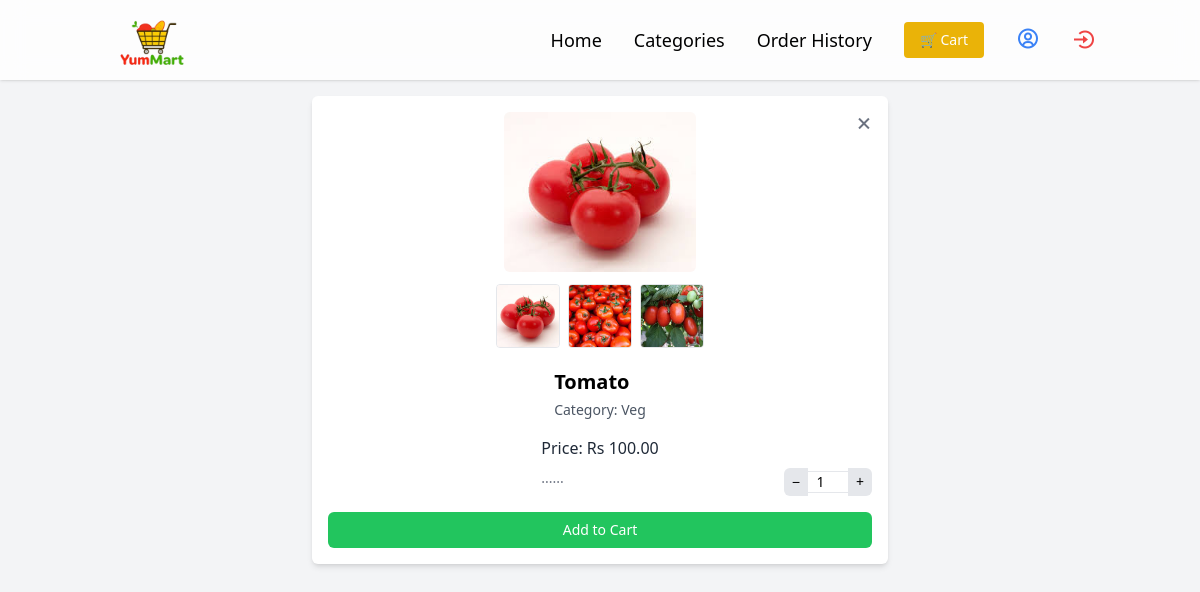
Page /product/3/ on the committed database.
### store/models.py (models this page shows, shortened)
class Product(models.Model):
    category = models.ForeignKey(Category, on_delete=models.CASCADE)
    name = models.CharField(max_length=255)
    slug = models.SlugField(max_length=255, unique=True)
    description = models.TextField(blank=True)
    price = models.DecimalField(max_digits=10, decimal_places=2)
    image = models.ImageField(upload_to='products/')
    created_at = models.DateTimeField(auto_now_add=True)

class ProductImage(models.Model):
    product = models.ForeignKey(Product, on_delete=models.CASCADE, related_name='images')
    image = models.ImageField(upload_to='product_gallery/')

class Category(models.Model):
    name = models.CharField(max_length=255, unique=True)
    slug = models.SlugField(max_length=255, unique=True)

### store/views.py (the view)
# urls.py: path('product/<int:product_id>/', product_detail, name='product_detail'),
def product_detail(request, product_id):
    product = get_object_or_404(Product, id=product_id)
    return render(request, 'store/product_detail.html', {'product': product})

### store/templates/store/product_detail.html (shortened to what this page needs)
{% extends 'store/base.html' %}
{% block content %}
<link href="https://cdnjs.cloudflare.com/ajax/libs/lightbox2/2.11.4/css/lightbox.min.css" rel="stylesheet" />
<div class="bg-white p-4 rounded-md shadow-md max-w-xl mx-auto container relative">
    <span class="absolute right-0 top-0 p-3">
        <a href="{% url 'home' %}" class="text-gray-500 hover:text-gray-700">
            <i class='bx bx-x text-2xl'></i>
        </a>
    </span>
    <div class="w-full h-40 flex justify-center relative group">
        <a href="{{ product.image.url }}" data-lightbox="product-gallery">
            <img id="mainImage" src="{{ product.image.url }}" alt="{{ product.name }}"
                class="h-full object-contain rounded-md transition-transform duration-300 ease-in-out group-hover:scale-105 cursor-zoom-in" />
        </a>
    </div>
    {% if product.images.all %}
    <div class="mt-3 flex justify-center space-x-2 overflow-x-auto pb-1">
        <a data-lightbox="product-gallery">
            <img src="{{ product.image.url }}" class="w-16 h-16 object-cover rounded border cursor-pointer"
                onclick="switchImage('{{ product.image.url }}')" alt="Main Image">
        </a>
        {% for img in product.images.all %}
        <a data-lightbox="product-gallery">
            <img src="{{ img.image.url }}" class="w-16 h-16 object-cover rounded border cursor-pointer"
                onclick="switchImage('{{ img.image.url }}')" alt="More {{ product.name }}">
        </a>
        {% endfor %}
    </div>
    {% endif %}
    <div class="flex flex-col justify-between items-center">
        <div>
            <h2 class="text-xl font-semibold mt-4">{{ product.name }}</h2>
            <p class="text-gray-600 text-sm mt-1">Category: {{ product.category.name }}</p>
        </div>
        <div>
            <p class="text-gray-800 text-center font-medium mt-4">Price: Rs {{ product.price }}</p>
            <p class="text-gray-500 text-sm mt-2">{{ product.description }}</p>
        </div>
    </div>
    <form action="{% url 'add_to_cart' product.id %}" method="POST" class="mt-3 relative">
        <div class="flex items-center absolute -top-8 right-0">
            <button type="button" onclick="changeQuantity(-1)"
                class="bg-gray-200 px-2 py-1 rounded-l-md text-sm">−</button>
            <input type="number" name="quantity" id="quantity" value="1" min="1"
                class="w-10 text-center border-t border-b text-sm">
            <button type="button" onclick="changeQuantity(1)"
                class="bg-gray-200 px-2 py-1 rounded-r-md text-sm">+</button>
        </div>
        <button type="submit" class="bg-green-500 text-white px-4 py-2 mt-3 rounded-md w-full text-sm">Add to Cart</button>
    </form>
</div>
{% endblock %}

### rows in the picture
Product: image (picture), name "Tomato", category.name "Veg", price "100.00", description "......"
ProductImage: image (picture)
ProductImage: image (picture)
